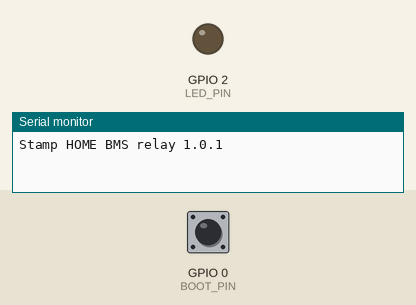
Simulated run of this program. Board: ESP32. Parts: output pins drawn as LEDs (lit = HIGH), the last lines printed to the serial monitor. The test bench sets the inputs (shaded band); at power-on: GPIO 0 (BOOT_PIN) HIGH. WiFi joins after 1.5 s; servers stay silent unless stated; uploads are accepted with an empty reply; EEPROM starts erased; nothing arrives over Bluetooth unless stated.

Above: at 0.3 s.
At 20.3 s:
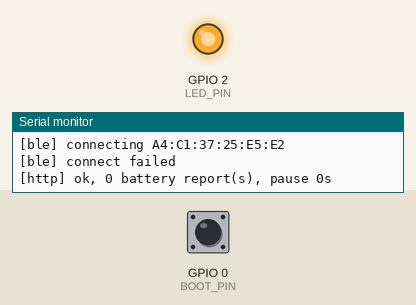
Timing chart, 0 to 21.8 s (numbered marks = the images above):
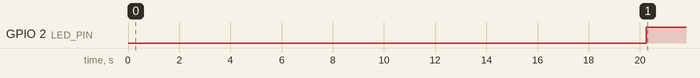

Measured:
- by itself, GPIO 2 (LED_PIN): LOW → HIGH at 20.2 s

The program:

main.cpp
```cpp
// Stamp HOME · BMS relay (ESP32-WROOM-32)
//
// Holds Bluetooth (BLE) links to two JBD / Xiaoxiang BMS at the same time and relays their raw frames
// to the Stamp HOME Worker over HTTPS. The Worker decodes and stores them — nothing is parsed here,
// so the decoding can change without re-flashing.
//
// First boot: the board opens a Wi-Fi hotspot "StampHOME-BMS". Join it with a phone, pick the house
// Wi-Fi (2.4 GHz), paste the app link and the app key, save. Hold the BOOT button for 3 s while the
// board is running to forget Wi-Fi + settings and start over.
//
// LED (GPIO2): solid = the server accepted our last report, off = it did not (yet).

#include <Arduino.h>
#include <WiFi.h>
#include <WiFiClientSecure.h>
#include <HTTPClient.h>
#include <WiFiManager.h>
#include <Preferences.h>
#include <NimBLEDevice.h>

#define FW_VERSION "1.0.1"
#ifndef DEFAULT_MAC1
#define DEFAULT_MAC1 "A5:C2:39:41:66:FA"
#endif
#ifndef DEFAULT_MAC2
#define DEFAULT_MAC2 "A4:C1:37:25:E5:E2"
#endif
#ifndef DEFAULT_URL
#define DEFAULT_URL ""
#endif

static const int LED_PIN = 2, BOOT_PIN = 0;
static const uint32_t POLL_MS = 15000;    // ask each BMS for fresh data this often
static const uint32_t POST_MS = 20000;    // report to the Worker this often
static const uint32_t FRESH_MS = 120000;  // frames older than this are not reported

// JBD request frames: DD A5 <cmd> 00 <crc16> 77
static const uint8_t CMD_BASIC[] = {0xDD, 0xA5, 0x03, 0x00, 0xFF, 0xFD, 0x77};
static const uint8_t CMD_CELLS[] = {0xDD, 0xA5, 0x04, 0x00, 0xFF, 0xFC, 0x77};

// ---- settings --------------------------------------------------------------
static String cfgUrl, cfgKey, cfgMac[2];
static bool saveRequested = false;

static void loadCfg() {
  Preferences p;
  p.begin("bms", true);
  cfgUrl = p.getString("url", DEFAULT_URL);
  cfgKey = p.getString("key", "");
  cfgMac[0] = p.getString("mac1", DEFAULT_MAC1);
  cfgMac[1] = p.getString("mac2", DEFAULT_MAC2);
  p.end();
}

static String clean(String s) { s.trim(); return s; }

static void saveCfg() {
  Preferences p;
  p.begin("bms", false);
  p.putString("url", cfgUrl);
  p.putString("key", cfgKey);
  p.putString("mac1", cfgMac[0]);
  p.putString("mac2", cfgMac[1]);
  p.end();
}

static void resetAll() {
  Serial.println("[cfg] reset requested");
  WiFiManager wm;
  wm.resetSettings();
  Preferences p;
  p.begin("bms", false);
  p.clear();
  p.end();
  delay(300);
  ESP.restart();
}

// ---- BLE -------------------------------------------------------------------
static SemaphoreHandle_t gLock;
struct Guard {
  Guard() { xSemaphoreTake(gLock, portMAX_DELAY); }
  ~Guard() { xSemaphoreGive(gLock); }
};

struct Bat {
  String mac;
  NimBLEClient* cli = nullptr;
  NimBLERemoteCharacteristic* tx = nullptr;
  bool ready = false;
  uint8_t fails = 0;
  uint32_t lastTry = 0, lastPoll = 0, cellsDue = 0;
  std::string rx;  // frame being assembled from notification fragments
  String basic, cells;
  uint32_t basicAt = 0, cellsAt = 0;
};
static Bat bats[2];

static String toHex(const std::string& s) {
  static const char* H = "0123456789abcdef";
  String o;
  o.reserve(s.size() * 2);
  for (uint8_t c : s) { o += H[c >> 4]; o += H[c & 15]; }
  return o;
}

// Notifications arrive in 20-byte pieces. Glue them into DD <cmd> <status> <len> <data> <crc16> 77 frames.
static void onData(Bat* b, const uint8_t* d, size_t n) {
  Guard g;
  for (size_t i = 0; i < n; i++) {
    if (b->rx.empty() && d[i] != 0xDD) continue;  // wait for a frame start
    b->rx.push_back((char)d[i]);
  }
  if (b->rx.size() < 4) return;
  size_t total = (uint8_t)b->rx[3] + 7;
  if (total > 80) { b->rx.clear(); return; }
  if (b->rx.size() < total) return;
  if ((uint8_t)b->rx[total - 1] == 0x77) {
    uint8_t cmd = (uint8_t)b->rx[1];
    String hex = toHex(b->rx.substr(0, total));
    if (cmd == 0x03) { b->basic = hex; b->basicAt = millis(); }
    else if (cmd == 0x04) { b->cells = hex; b->cellsAt = millis(); }
  }
  b->rx.clear();
}

static bool connectBat(Bat& b) {
  if (!b.cli) {
    b.cli = NimBLEDevice::createClient();
    b.cli->setConnectTimeout(6);
  }
  if (b.cli->isConnected()) b.cli->disconnect();
  Serial.printf("[ble] connecting %s\n", b.mac.c_str());
  NimBLEAddress addr(std::string(b.mac.c_str()));
  if (!b.cli->connect(addr)) { Serial.println("[ble] connect failed"); return false; }
  NimBLERemoteService* svc = b.cli->getService(NimBLEUUID((uint16_t)0xFF00));
  NimBLERemoteCharacteristic* rxc = svc ? svc->getCharacteristic(NimBLEUUID((uint16_t)0xFF01)) : nullptr;
  b.tx = svc ? svc->getCharacteristic(NimBLEUUID((uint16_t)0xFF02)) : nullptr;
  if (!rxc || !b.tx || !rxc->canNotify()) { Serial.println("[ble] FF00 service not found"); b.cli->disconnect(); return false; }
  Bat* bp = &b;
  if (!rxc->subscribe(true, [bp](NimBLERemoteCharacteristic*, uint8_t* d, size_t n, bool) { onData(bp, d, n); })) {
    Serial.println("[ble] subscribe failed");
    b.cli->disconnect();
    return false;
  }
  { Guard g; b.rx.clear(); }
  b.ready = true;
  b.lastPoll = millis() - POLL_MS;  // ask right away
  b.cellsDue = 0;
  Serial.printf("[ble] %s ready\n", b.mac.c_str());
  return true;
}

static void sendCmd(Bat& b, const uint8_t* c, size_t n) {
  if (!b.tx) return;
  b.tx->writeValue(c, n, !b.tx->canWriteNoResponse());
}

static void serviceBle(bool paused) {
  for (auto& b : bats) {
    if (b.mac.length() < 17) continue;
    bool up = b.cli && b.cli->isConnected();
    if (paused && up) b.cli->disconnect();
    if (paused || !up) b.ready = false;
  }
  if (paused) return;

  // One connection attempt per pass (they block for a few seconds), with back-off after failures.
  for (auto& b : bats) {
    if (b.mac.length() < 17 || b.ready) continue;
    uint32_t wait = 4000UL * (1 + (b.fails > 8 ? 8 : b.fails));
    if (b.lastTry && millis() - b.lastTry < wait) continue;
    b.lastTry = millis();
    if (connectBat(b)) b.fails = 0; else if (b.fails < 250) b.fails++;
    break;
  }

  uint32_t now = millis();
  for (auto& b : bats) {
    if (!b.ready) continue;
    if (now - b.lastPoll >= POLL_MS) {
      b.lastPoll = now;
      sendCmd(b, CMD_BASIC, sizeof(CMD_BASIC));
      b.cellsDue = now + 400;
    } else if (b.cellsDue && (int32_t)(now - b.cellsDue) >= 0) {
      b.cellsDue = 0;
      sendCmd(b, CMD_CELLS, sizeof(CMD_CELLS));
    }
  }
}

// ---- report to the Worker --------------------------------------------------
static uint32_t lastOk = 0, pauseUntil = 0;

static void postState() {
  uint32_t now = millis();
  String j = "{\"fw\":\"" FW_VERSION "\",\"up\":" + String(now / 1000) + ",\"wifi\":" + String(WiFi.RSSI()) + ",\"b\":[";
  bool first = true;
  {
    Guard g;
    for (auto& b : bats) {
      if (b.basic.length() == 0 || now - b.basicAt > FRESH_MS) continue;
      if (!first) j += ",";
      first = false;
      j += "{\"mac\":\"" + b.mac + "\",\"age\":" + String((now - b.basicAt) / 1000) + ",\"basic\":\"" + b.basic + "\"";
      if (b.cells.length() && now - b.cellsAt <= FRESH_MS) j += ",\"cells\":\"" + b.cells + "\"";
      j += "}";
    }
  }
  j += "]}";

  WiFiClientSecure client;
  client.setInsecure();  // home-network relay; the app key is the access control
  HTTPClient http;
  http.setConnectTimeout(6000);
  http.setTimeout(8000);
  http.setReuse(false);
  if (!http.begin(client, cfgUrl + "/api/bms")) { Serial.println("[http] begin failed"); return; }
  http.addHeader("Content-Type", "application/json");
  http.addHeader("x-key", cfgKey);
  int code = http.POST(j);
  if (code == 200) {
    String r = http.getString();
    int i = r.indexOf("\"pause\":");
    long secs = i >= 0 ? r.substring(i + 8).toInt() : 0;
    pauseUntil = secs > 0 ? millis() + (uint32_t)secs * 1000UL : 0;
    lastOk = millis();
    if (lastOk == 0) lastOk = 1;
    Serial.printf("[http] ok, %d battery report(s), pause %lds\n", first ? 0 : 1, secs);
  } else {
    Serial.printf("[http] failed: %d\n", code);
  }
  http.end();
}

// ---- setup / loop ----------------------------------------------------------
void setup() {
  Serial.begin(115200);
  delay(200);
  Serial.println("\nStamp HOME BMS relay " FW_VERSION);
  gLock = xSemaphoreCreateMutex();
  pinMode(LED_PIN, OUTPUT);
  pinMode(BOOT_PIN, INPUT_PULLUP);
  loadCfg();

  WiFiManager wm;
  WiFiManagerParameter pUrl("url", "App link (https://....workers.dev)", cfgUrl.c_str(), 120);
  WiFiManagerParameter pKey("key", "App key (SOLAR_APP_KEY)", cfgKey.c_str(), 80);
  WiFiManagerParameter pM1("mac1", "BMS 1 MAC", cfgMac[0].c_str(), 17);
  WiFiManagerParameter pM2("mac2", "BMS 2 MAC", cfgMac[1].c_str(), 17);
  wm.addParameter(&pUrl);
  wm.addParameter(&pKey);
  wm.addParameter(&pM1);
  wm.addParameter(&pM2);
  wm.setSaveConfigCallback([]() { saveRequested = true; });
  wm.setConfigPortalTimeout(240);
  wm.setConnectTimeout(20);
  if (!wm.autoConnect("StampHOME-BMS")) {
    Serial.println("[wifi] no connection, restarting");
    ESP.restart();
  }
  if (cfgKey.length() == 0 || String(pKey.getValue()).length() == 0) {
    // Wi-Fi works but the key was never entered: show the form again.
    wm.setConfigPortalTimeout(600);
    wm.startConfigPortal("StampHOME-BMS");
  }
  cfgUrl = clean(pUrl.getValue());
  cfgKey = clean(pKey.getValue());
  cfgMac[0] = clean(pM1.getValue());
  cfgMac[1] = clean(pM2.getValue());
  cfgMac[0].toUpperCase();
  cfgMac[1].toUpperCase();
  while (cfgUrl.endsWith("/")) cfgUrl.remove(cfgUrl.length() - 1);
  if (cfgUrl.length() && !cfgUrl.startsWith("http")) cfgUrl = "https://" + cfgUrl;
  saveCfg();
  saveRequested = false;
  Serial.printf("[cfg] server %s, BMS %s / %s\n", cfgUrl.c_str(), cfgMac[0].c_str(), cfgMac[1].c_str());

  // Wi-Fi modem sleep must stay ON: the radio is shared with Bluetooth and the
  // ESP32 coexistence layer aborts at Bluetooth start if sleep is turned off.
  WiFi.setAutoReconnect(true);

  NimBLEDevice::init("StampHOME");
  NimBLEDevice::setPower(ESP_PWR_LVL_P9);
  bats[0].mac = cfgMac[0];
  bats[1].mac = cfgMac[1];
}

void loop() {
  static uint32_t lastPost = 0, lastWifiTry = 0, btnDown = 0;
  uint32_t now = millis();

  if (digitalRead(BOOT_PIN) == LOW) {
    if (!btnDown) btnDown = now;
    else if (now - btnDown > 3000) resetAll();
  } else {
    btnDown = 0;
  }

  if (WiFi.status() != WL_CONNECTED && now - lastWifiTry > 10000) {
    lastWifiTry = now;
    WiFi.reconnect();
  }

  bool paused = (int32_t)(pauseUntil - now) > 0;
  serviceBle(paused);

  if (WiFi.status() == WL_CONNECTED && now - lastPost >= POST_MS) {
    lastPost = now;
    postState();
  }

  digitalWrite(LED_PIN, (lastOk && millis() - lastOk < 60000UL) ? HIGH : LOW);

  // Self-healing: no accepted report for 15 min, or a tidy restart every 3 days.
  if (now > 15UL * 60000UL && (!lastOk || now - lastOk > 15UL * 60000UL)) ESP.restart();
  if (now > 3UL * 24 * 3600 * 1000) ESP.restart();

  delay(50);
}
```
